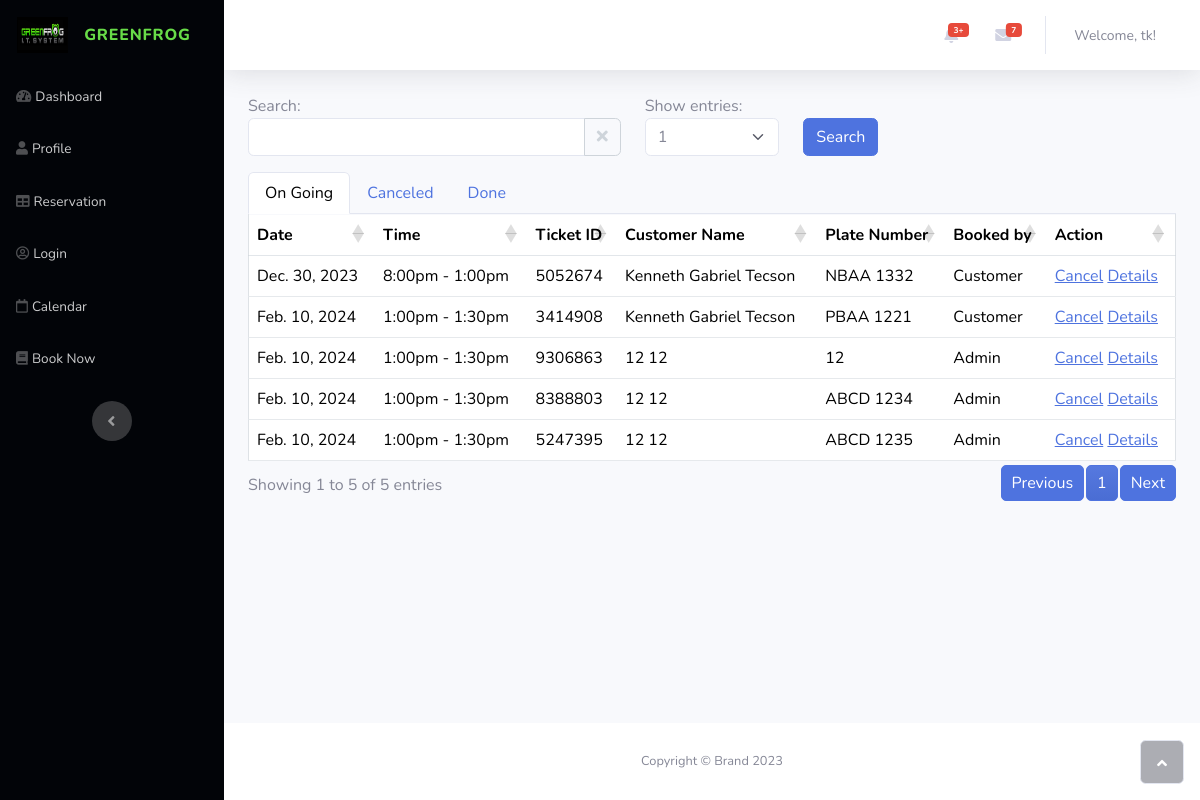
The page /admin/reservation.php (signed in) on the database as committed earlier.
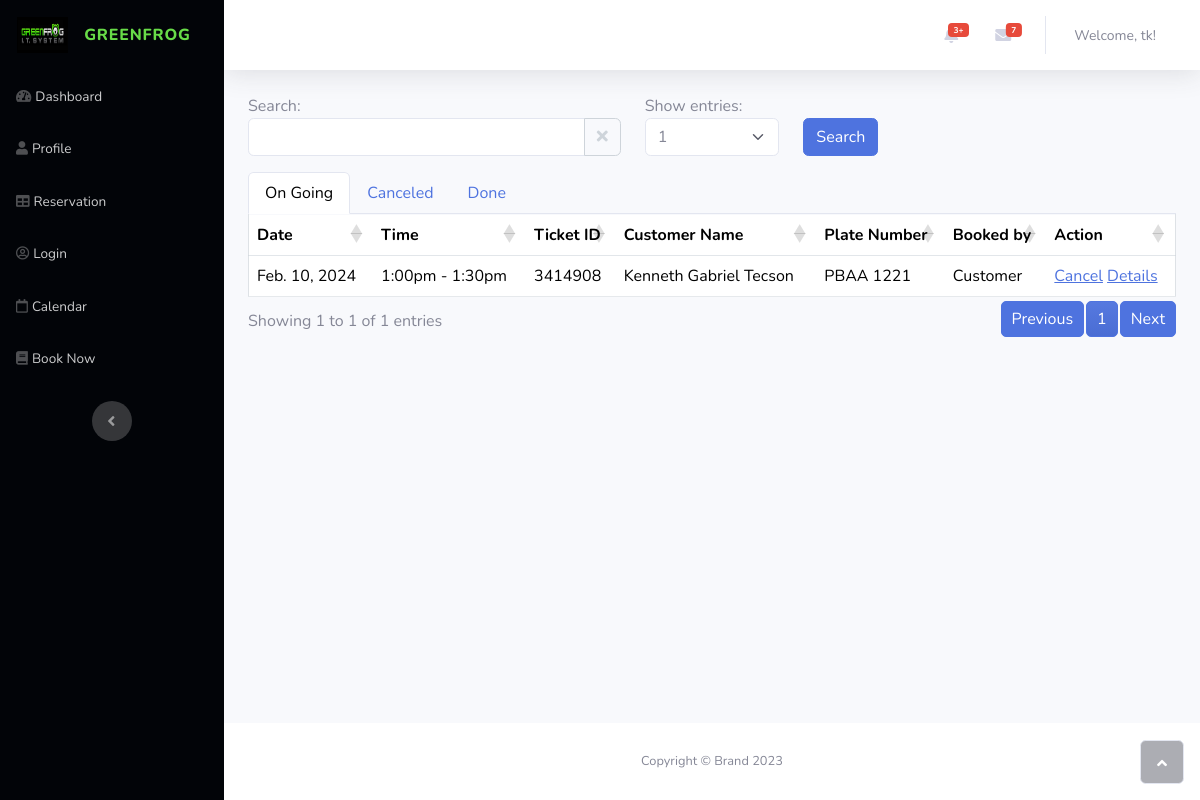
The same page on the database as committed later.
### tables this page shows
CREATE TABLE `smurf_admin` (
  `id` int(11) NOT NULL,
  `username` varchar(255) NOT NULL,
  `password` varchar(255) NOT NULL
);

CREATE TABLE `car_emission` (
  `id` int(11) NOT NULL,
  `event_id` int(11) NOT NULL,
  `user_id` int(11) NOT NULL,
  `plate_number` varchar(20) NOT NULL,
  `customer_email` varchar(255) NOT NULL,
  `customer_first_name` varchar(255) NOT NULL,
  `customer_middle_name` varchar(255) DEFAULT NULL,
  `customer_last_name` varchar(255) NOT NULL,
  `address` varchar(255) DEFAULT NULL,
  `status` varchar(20) NOT NULL,
  `app_date` datetime DEFAULT NULL,
  `vehicle_cr_no` varchar(50) DEFAULT NULL,
  `vehicle_or_no` varchar(50) DEFAULT NULL,
  `first_reg_date` date DEFAULT NULL,
  `year_model` varchar(10) DEFAULT NULL,
  `fuel_type` varchar(50) DEFAULT NULL,
  `purpose` varchar(50) DEFAULT NULL,
  `mv_type` varchar(50) DEFAULT NULL,
  `region` varchar(50) DEFAULT NULL,
  `mv_file_no` varchar(50) DEFAULT NULL,
  `classification` varchar(50) DEFAULT NULL,
  `payment_date` datetime DEFAULT NULL,
  `petc_or` varchar(50) DEFAULT NULL,
  `amount` decimal(10,2) DEFAULT NULL,
  `organization` varchar(100) DEFAULT NULL,
  `engine` varchar(50) DEFAULT NULL,
  `chassis` varchar(50) DEFAULT NULL,
  `make` varchar(50) DEFAULT NULL,
  `series` varchar(50) DEFAULT NULL,
  `color` varchar(50) DEFAULT NULL,
  `gross_weight` decimal(10,2) DEFAULT NULL,
  `net_capacity` decimal(10,2) DEFAULT NULL,
  `cec_number` varchar(50) DEFAULT NULL,
  `mvect_operator` varchar(50) DEFAULT NULL,
  `car_picture` varchar(255) NOT NULL,
  `paymentMethod` varchar(50) NOT NULL,
  `paymentStatus` varchar(50) NOT NULL,
  `ticketing_id` varchar(20) NOT NULL,
  `reference_number` varchar(50) DEFAULT NULL,
  `date_tested` datetime DEFAULT NULL,
  `smurf_admin_id` int(11) DEFAULT NULL
);

CREATE TABLE `schedule_list` (
  `id` int(30) NOT NULL,
  `title` text NOT NULL,
  `description` text NOT NULL,
  `qty_of_person` int(23) NOT NULL,
  `reserve_count` int(23) NOT NULL DEFAULT 0,
  `price_3` decimal(10,2) NOT NULL DEFAULT 0.00,
  `price_2` decimal(10,2) NOT NULL,
  `price_1` decimal(10,2) NOT NULL DEFAULT 0.00,
  `start_datetime` datetime NOT NULL,
  `end_datetime` datetime DEFAULT NULL,
  `availability` varchar(10) NOT NULL DEFAULT 'available'
);

### admin/reservation.php (the view, shortened to what this page needs)
<?php
include("../connect/connection.php");
$username = $_SESSION['admin'];
$query = "SELECT * FROM smurf_admin WHERE username = '$username'";
$result = $connect->query($query);
if ($result->num_rows == 1) {
    $admin = $result->fetch_assoc();
} else {
    echo "Admin details not found!";
    exit();
}
$ongoingQuery = "SELECT * FROM car_emission WHERE status = 'booked'";
$ongoingResult = $connect->query($ongoingQuery);
?>
<!DOCTYPE html>
<html data-bs-theme="light" lang="en">
<head>
    <link rel="stylesheet" href="assets/bootstrap/css/bootstrap.min.css">
    <link rel="stylesheet" href="assets/fonts/fontawesome-all.min.css">
    <link rel="stylesheet" href="assets/css/animate.min.css">
    <link rel="stylesheet" href="assets/css/Bootstrap-4-Calendar-No-Custom-Code.css">
    <link rel="stylesheet" href="assets/css/Bootstrap-Calendar.css">
    <link rel="stylesheet" href="assets/css/Continue-Button.css">
    <link rel="stylesheet" type="text/css" href="https://cdn.datatables.net/1.13.7/css/jquery.dataTables.min.css">
    <link rel="stylesheet" type="text/css" href="https://cdn.datatables.net/1.13.7/css/jquery.dataTables.min.css">
    <link rel="stylesheet" href="assets/design/reservation.css">
    <link rel="stylesheet" type="text/css" href="https://cdn.datatables.net/buttons/2.2.7/css/buttons.dataTables.min.css">
</head>
<body id="page-top">
    <div id="wrapper">
        <?php include 'partials/nav.php'?>
        <div class="d-flex flex-column" id="content-wrapper">
            <div id="content">
                <?php include 'partials/nav-2.php' ?>
<div class="container mt-3">
    <div class="row justify-content-begin">
        <div class="col-md-5">
            <label for="search">Search:</label>
            <div class="input-group">
                <input type="text" id="search" class="form-control">
                <button class="btn btn-outline-secondary" type="button" id="clearSearchBtn">
                    <i class="fas fa-times"></i>
                </button>
            </div>
        </div>
        <div class="col-md-2">
            <label for="lengthChange">Show entries:</label>
            <select id="lengthChange" class="form-select">
            <option value="1">1</option>
            </select>
        </div>
        <div class="col-md-1 align-self-end">
            <button id="searchBtn" class="btn btn-primary">Search</button>
        </div>
    </div>
</div>
                <div class="container mt-3">
                    <ul class="nav nav-tabs" id="carEmissionTabs">
                        <li class="nav-item">
                            <a class="nav-link active" id="ongoing-tab" data-bs-toggle="tab" href="#ongoing">On Going</a>
                        </li>
                        <li class="nav-item">
                            <a class="nav-link" id="canceled-tab" data-bs-toggle="tab" href="#canceled">Canceled</a>
                        </li>
                        <li class="nav-item">
                            <a class="nav-link" id="done-tab" data-bs-toggle="tab" href="#done">Done</a>
                        </li>
                    </ul>
                </div>
                <div class="tab-content container ">
                    <div class="tab-pane fade show active" id="ongoing">
                        <div>
                            <?php displayCarEmission($ongoingResult); ?>
                    </div>
                    </div>
                </div>
            </div>
            <?php include 'partials/footer.php'?>
        </div>
        <a class="border rounded d-inline scroll-to-top" href="#page-top"><i class="fas fa-angle-up"></i></a>
    </div>
</body>
</html>
<?php
function displayCarEmission($carEmissionResult)
{
    global $connect;
    $carEmissionResult->data_seek(0);
    if ($carEmissionResult->num_rows > 0) {
        echo '<div class="table-responsive">';
        echo '<table id="carEmissionTable" class="table table-bordered custom-table no-vertical-border">';
        echo '<thead><tr><th class="date">Date</th><th>Time</th><th>Ticket ID</th><th>Customer Name</th><th>Plate Number</th><th>Booked by</th><th class="action">Action</th></tr></thead>';
        echo '<tbody>';
        while ($row = $carEmissionResult->fetch_assoc()) {
            $reserve_id = $row['id'];
            $ticketingId = $row['ticketing_id'];
            $plateNumber = $row['plate_number'];
            $ticketId = $row['ticketing_id'];
            $firstName = $row['customer_first_name'];
            $lastName = $row['customer_last_name'];
            $status = $row['status'];
            $eventId = $row['event_id'];
            $adminId = $row['smurf_admin_id'];
            $scheduleQuery = "SELECT start_datetime, end_datetime FROM schedule_list WHERE id = $eventId";
            $scheduleResult = $connect->query($scheduleQuery);
            $scheduleRow = $scheduleResult->fetch_assoc();
            $startDatetime = $scheduleRow['start_datetime'];
            $endDatetime = $scheduleRow['end_datetime'];
            $bookedBy = ($adminId !== null) ? 'Admin' : 'Customer';
            echo '<tr>';
            echo '<td>' . date('M. j, Y', strtotime($startDatetime)) . '</td>';
            echo '<td>' . date('g:ia', strtotime($startDatetime)) . ' - ' . date('g:ia', strtotime($endDatetime)) . '</td>';
            echo '<td>' . $ticketingId . '</td>';
            echo '<td>' . $firstName . ' ' . $lastName . '</td>';
            echo '<td>' . $plateNumber . '</td>';
            echo '<td>' . $bookedBy . '</td>';
            echo '<td>';
            if ($status === 'booked') {
                echo '<a href="#" class="cancel-link" data-reservation-id="' . $reserve_id . '" data-toggle="modal" data-target="#cancelModal">Cancel</a>';
                echo '<a href="details.php?id=' . $reserve_id . '&ticketId=' . $ticketId . '">Details</a>';
            } else {
                echo '<a href="details.php?id=' . $reserve_id . '&ticketId=' . $ticketId . '">Details</a>';
            }
            echo '</td>';
            echo '</tr>';
        }
        echo '</tbody>';
        echo '</table>';
        echo '</div>';
    } else {
        echo ' ';
    }
}
?>

### admin/partials/nav.php (shortened to what this page needs)
<nav class="navbar align-items-start sidebar sidebar-dark accordion bg-gradient-primary p-0 navbar-dark" style="background: rgb(2,4,8);">
    <div class="container-fluid d-flex flex-column p-0">
        <a class="navbar-brand d-flex justify-content-center align-items-center sidebar-brand m-0" href="#">
            <img src="assets/img/398435659_726600469514497_5546333703134806140_n.jpg" style="width: 50.8px;height: 35.2px;">
            <div class="sidebar-brand-text mx-3"><span><span style="color: rgb(104, 220, 72);">GREENFROG</span></span></div>
        </a>
        <ul class="navbar-nav text-light" id="accordionSidebar">
            <li class="nav-item"><a class="nav-link" data-bss-hover-animate="pulse" href="dashboard.php"><i class="fas fa-tachometer-alt"></i><span>Dashboard</span></a></li>
            <li class="nav-item"><a class="nav-link" data-bss-hover-animate="pulse" href="profile.html"><i class="fas fa-user"></i><span>Profile</span></a></li>
            <li class="nav-item"><a class="nav-link" data-bss-hover-animate="pulse" href="reservation.php"><i class="fas fa-table"></i><span>Reservation</span></a></li>
            <li class="nav-item"><a class="nav-link" data-bss-hover-animate="pulse" href="login.html"><i class="far fa-user-circle"></i><span>Login</span></a></li>
            <li class="nav-item"><a class="nav-link" data-bss-hover-animate="pulse" href="book-now2.php"><i class="far fa-calendar"></i><span>Calendar</span></a></li>
            <li class="nav-item">
                <a class="nav-link" data-bss-hover-animate="pulse" href="schedule-now.php">
                    <i class="fas fa-book"></i><span>Book Now</span>
                </a>
            </li>
        </ul>
        <div class="text-center d-none d-md-inline">
            <button class="btn rounded-circle border-0" id="sidebarToggle" type="button"></button>
        </div>
    </div>
</nav>

### admin/partials/nav-2.php (shortened to what this page needs)
<nav class="navbar navbar-expand bg-white shadow mb-4 topbar static-top navbar-light">
                    <div class="container-fluid"><button class="btn btn-link d-md-none rounded-circle me-3" id="sidebarToggleTop" type="button"><i class="fas fa-bars"></i></button>
                        <ul class="navbar-nav flex-nowrap ms-auto">
                            <li class="nav-item dropdown no-arrow mx-1">
                                <div class="nav-item dropdown no-arrow"><a class="dropdown-toggle nav-link" aria-expanded="false" data-bs-toggle="dropdown" href="#"><i class="fas fa-bell fa-fw"></i><span class="badge bg-danger badge-counter">3+</span></a>
                                </div>
                            </li>
                            <li class="nav-item dropdown no-arrow mx-1">
                                <div class="nav-item dropdown no-arrow"><a class="dropdown-toggle nav-link" aria-expanded="false" data-bs-toggle="dropdown" href="#"><i class="fas fa-envelope fa-fw"></i><span class="badge bg-danger badge-counter">7</span></a>
                                </div>
                            </li>
                            <li class="nav-item dropdown no-arrow">
                                <div class="nav-item dropdown no-arrow">
                                    <a class="dropdown-toggle nav-link" aria-expanded="false" data-bs-toggle="dropdown" href="profile.html"><span class="d-none d-lg-inline me-2 text-gray-600 small">Welcome, <?php echo $admin['username']; ?>!</span></a>
                                </div>
                            </li>
                        </ul>
                    </div>
                </nav>

### admin/partials/footer.php
<footer class="bg-white sticky-footer">
                <div class="container my-auto">
                    <div class="text-center my-auto copyright"><span>Copyright © Brand 2023</span></div>
                </div>
            </footer>

### admin/assets/design/reservation.css (style rules this page uses)
#carEmissionTable { border-collapse: collapse; width: 100%; border-top: 1px solid rgba(206, 212, 218, 0) ; }
#carEmissionTable th { border: 1px solid rgba(206, 212, 218, 0.5); border-top: none !important; padding: 8px; text-align: left; }
#carEmissionTable td { border: 1px solid rgba(206, 212, 218, 0.5); padding: 8px; text-align: left; }
#clearSearchBtn { color: #ced4da; border: 1px solid #ced4da; background-color: transparent; }
.no-vertical-border { border-collapse: collapse !important; }
.no-vertical-border th, .no-vertical-border td { border-right: none !important; border-left: none !important; }
.no-vertical-border th.date, .no-vertical-border td.date { border-left: 1px solid #dee2e6 !important; border-right: none !important; }
.no-vertical-border th.action { border-right: 1px solid #dee2e6 !important; }
.no-vertical-border tr { border-left: 1px solid #dee2e6 !important; border-right: 1px solid #dee2e6 !important; }
#carEmissionTable tbody tr:nth-child(even) { background-color: #f8f9fa; }

Rows that differ between the two databases and show on the page:
no longer on this page (row edited): car_emission: event.start_datetime "Dec. 30, 2023", event.start_datetime "8:00pm", event.end_datetime "1:00pm", ticketing "5052674", customer_first_name "Kenneth Gabriel", customer_last_name "Tecson", plate_number "NBAA 1332", bookedBy "Customer"
removed car_emission: event.start_datetime "Feb. 10, 2024", event.start_datetime "1:00pm", event.end_datetime "1:30pm", ticketing "9306863", customer_first_name "12", customer_last_name "12", plate_number "12", smurf_admin "Admin"
removed car_emission: event.start_datetime "Feb. 10, 2024", event.start_datetime "1:00pm", event.end_datetime "1:30pm", ticketing "8388803", customer_first_name "12", customer_last_name "12", plate_number "ABCD 1234", smurf_admin "Admin"
removed car_emission: event.start_datetime "Feb. 10, 2024", event.start_datetime "1:00pm", event.end_datetime "1:30pm", ticketing "5247395", customer_first_name "12", customer_last_name "12", plate_number "ABCD 1235", smurf_admin "Admin"
Other text that changed with them:
text written by a page script: "Showing 1 to 5 of 5 entries Previous 1 Next" → "Showing 1 to 1 of 1 entries Previous 1 Next"
